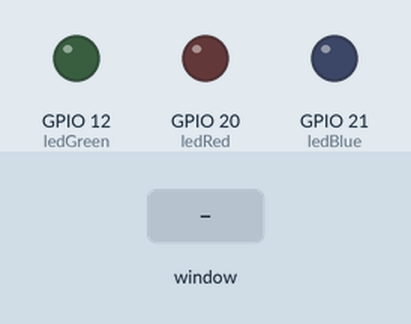
Simulated run of this program. Board: Raspberry Pi (BCM pin numbers). On the bench: output pins drawn as LEDs (lit = HIGH). The test bench sets the inputs (shaded band). The desktop window is not drawn, its controls go by their first labels and the mouse button is held 0.15 s. At 5.8 s the program stops and its outputs stay as they are.

Above: at 1.2 s.
1.3 s: control labelled "Green" in the window clicked
At 2.5 s:
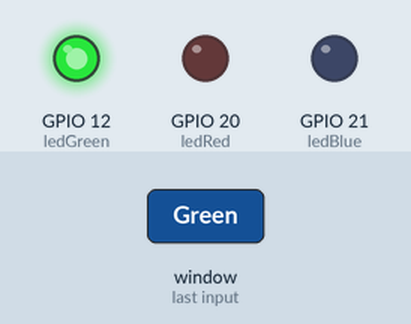
2.8 s: control labelled "Red" in the window clicked
At 3.7 s:
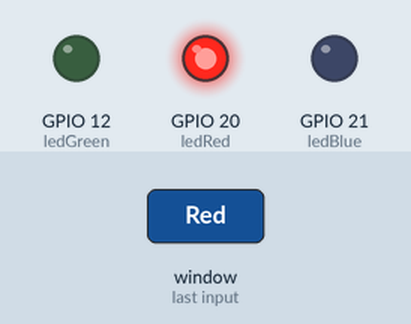
4.3 s: control labelled "Blue" in the window clicked
At 4.8 s:
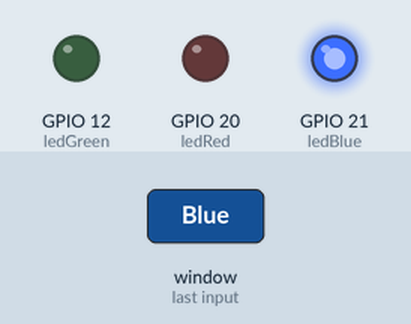
5.8 s: control labelled "Exit" in the window clicked
At 7.0 s:
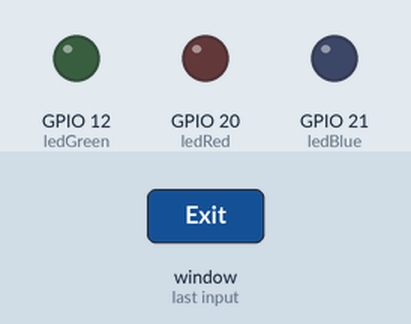
Timing chart, 0 to 7.3 s (numbered marks = the images above; inputs shaded):
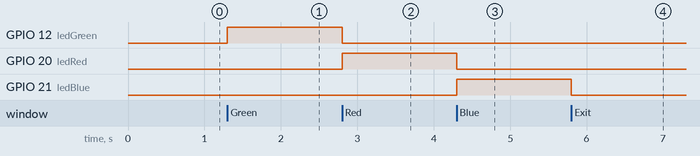

Measured:
- after the input at 1.3 s, GPIO 12 (ledGreen): LOW → HIGH at once
- after the input at 2.8 s, GPIO 12 (ledGreen): HIGH → LOW at once; GPIO 20 (ledRed): LOW → HIGH at once
- after the input at 4.3 s, GPIO 20 (ledRed): HIGH → LOW at once; GPIO 21 (ledBlue): LOW → HIGH at once
- after the input at 5.8 s, GPIO 21 (ledBlue): HIGH → LOW at once

The program:

program.py
```python
from tkinter import *
import tkinter.font
from gpiozero import LED
import RPi.GPIO
import time

# Mode of Raspberry Pi
RPi.GPIO.setmode(RPi.GPIO.BCM)

# LED Pin Declaration
ledRed = LED(20)
ledGreen = LED(12)
ledBlue = LED(21)

# Padding Variables
px = 30
py = 30

# LED control
def led_control(led, state):
    if state:
        led.on()
        # Turn off other LEDs
        [other_led.off() for other_led in (ledRed, ledGreen, ledBlue) if other_led != led]
    else:
        led.off()

# Event functions
def ledRedToggle():
    led_control(ledRed, not ledRed.is_lit)

def ledGreenToggle():
    led_control(ledGreen, not ledGreen.is_lit)

def ledBlueToggle():
    led_control(ledBlue, not ledBlue.is_lit)

def close():
    RPi.GPIO.cleanup()
    win.destroy()

# GUI definitions
win = Tk()
win.title("My Application")

# Set Style
myFont = tkinter.font.Font(family = 'Arial', size = 12, weight = "bold")

# Create a label widget
label = Label(win, text="Three LEDs Task")

# Grid the label widget
label.grid(row=0, column=1, padx = px, pady = py)

# Widgets
color = IntVar()

# Create an array of arguments for the Radiobutton widget
radiobutton_args = [
    {
        "text": "Green",
        "variable": color,
        "value": 2,
        "font": myFont,
        "command": ledGreenToggle,
        "bg": "white",
        "height": 1,
        "width": 20
    },
    {
        "text": "Red",
        "variable": color,
        "value": 1,
        "font": myFont,
        "command": ledRedToggle,
        "bg": "white",
        "height": 1,
        "width": 20
    },
    {
        "text": "Blue",
        "variable": color,
        "value": 3,
        "font": myFont,
        "command": ledBlueToggle,
        "bg": "white",
        "height": 1,
        "width": 20
    }
]

# Create the Radiobutton widgets
row = 1
for args in radiobutton_args:
    Radiobutton(win, **args).grid(row=row, column=1)
    row+=1

# Create an array of arguments for the exit button
exit_button_args = [
    {
        "text": "Exit",
        "font": myFont,
        "command": close,
        "bg": "red",
        "height": 1,
        "width": 20,
    }
]

# Create the exit button
exitButton = Button(win, **exit_button_args[0])
exitButton.grid(row = 4, column = 1, padx=px, pady=py)

# Style the exit button
exitButton.config(foreground="white", borderwidth=2, relief="raised")

win.protocol('WM_DELETE_WINDOW', close)
win.mainloop() # loop forever
```
